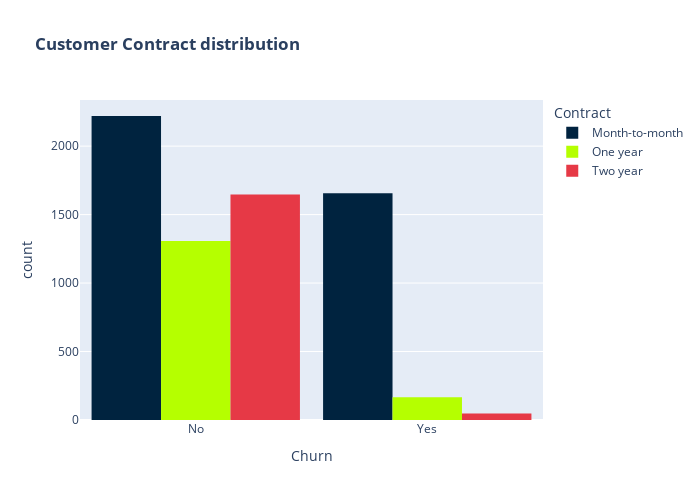

This figure's notebook cell:
### Code cell
color_discrete_map = {
    "Month-to-month": "#00233f",
    "One year": "#b5ff00",
    "Two year": "#e63946"
}

fig = px.histogram(df, x="Churn", color="Contract", barmode="group", title="<b>Customer Contract distribution<b>", color_discrete_map=color_discrete_map)
fig.update_layout(width=700, height=500, bargap=0.1)
fig.show()

### Figure 1 — Plotly figure (JSON) as saved in the notebook; plotly's stock layout.template omitted (floating-point values rounded to 4 significant figures; data arrays with more than 128 entries replaced by an {"elided": "..."} marker saying what was removed)
{"data": [{"alignmentgroup": "True", "bingroup": "x", "hovertemplate": "Contract=Month-to-month<br>Churn=%{x}<br>count=%{y}<extra></extra>", "legendgroup": "Month-to-month", "marker": {"color": "#00233f", "pattern": {"shape": ""}}, "name": "Month-to-month", "offsetgroup": "Month-to-month", "orientation": "v", "showlegend": true, "type": "histogram", "x": {"elided": "3875 str values"}, "xaxis": "x", "yaxis": "y"}, {"alignmentgroup": "True", "bingroup": "x", "hovertemplate": "Contract=One year<br>Churn=%{x}<br>count=%{y}<extra></extra>", "legendgroup": "One year", "marker": {"color": "#b5ff00", "pattern": {"shape": ""}}, "name": "One year", "offsetgroup": "One year", "orientation": "v", "showlegend": true, "type": "histogram", "x": {"elided": "1473 str values"}, "xaxis": "x", "yaxis": "y"}, {"alignmentgroup": "True", "bingroup": "x", "hovertemplate": "Contract=Two year<br>Churn=%{x}<br>count=%{y}<extra></extra>", "legendgroup": "Two year", "marker": {"color": "#e63946", "pattern": {"shape": ""}}, "name": "Two year", "offsetgroup": "Two year", "orientation": "v", "showlegend": true, "type": "histogram", "x": {"elided": "1695 str values"}, "xaxis": "x", "yaxis": "y"}], "layout": {"bargap": 0.1, "barmode": "group", "height": 500, "legend": {"title": {"text": "Contract"}, "tracegroupgap": 0}, "title": {"text": "<b>Customer Contract distribution<b>"}, "width": 700, "xaxis": {"anchor": "y", "autorange": true, "domain": [0, 1], "range": [-0.5, 1.5], "title": {"text": "Churn"}, "type": "category"}, "yaxis": {"anchor": "x", "autorange": true, "domain": [0, 1], "range": [0, 2337.0], "title": {"text": "count"}}}}
